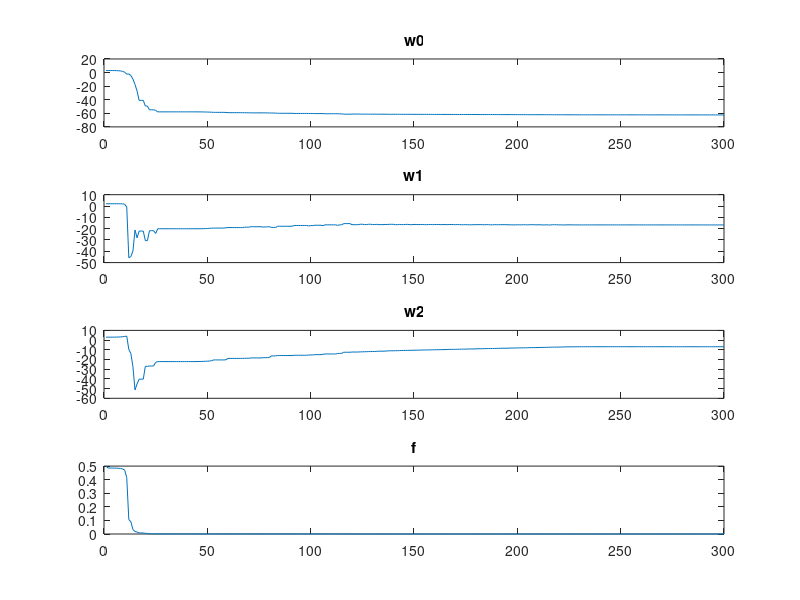

MATLAB code for this plot: (Note: this script raises an error after producing the figure.)
%%
%Trouver les poids a l'aide de la fonction de retro propagation des erreurs
%et de la methode du gradient

dataTrain = load('./DataSimulation/DataTrain_2Classes_Perceptron.mat'); 
x_partiel = dataTrain.data;
x = ones(3,1000);
x(2:3, :) = x_partiel;
c = dataTrain.c; 
N = length(c);
rho = 10e-1; %pas
w0_0 = 3; %initialisation
w1_0 = 2;
w2_0 = 3;
w = [w0_0; w1_0; w2_0];
nbit = 300;
f = [0.5]; %valeur initiale de la fonction de cout

for k = 2:nbit
    
    %Calcul gradient
    z = x'*w(:,k-1);
    y = 1 ./ (1+exp(-z));
    gradF = (1/N) *  ((y - c') .* (y - y.*y))' *x' ;
    
    w(:,k) = w(:,k-1) - rho * gradF';
    
    %Calcul de la fonction de cout
    z = x'*w(:,k);
    y = 1 ./ (1+exp(-z));
    f(k) = 1/(2*N) * sum((y - c').*(y - c'));
       
    %pas variable
    if f(k) <= f(k-1) 
        rho = 2*rho;
    else
        rho = rho/2;
        f(k) = f(k-1);
        w(:,k) = w(:,k-1);
    end
 
end


%affichage
subplot(4,1,1), plot(w(1,:)), title('w0');
subplot(4,1,2), plot(w(2,:)), title('w1');
subplot(4,1,3), plot(w(3,:)), title('w2');
subplot(4,1,4), plot(f(:)), title('f');

%%
%Test

dataTest = load('./DataSimulation/DataTest_2Classes_Perceptron.mat');

cTest = dataTest.cTest;
xTest_partiel = dataTest.dataTest;

xTest = ones(3,1000);
xTest(2:3,1:1000) = xTest_partiel;

NTest = length(xTest);
yTest = zeros(1,NTest);

for i = 1:NTest
    STest = xTest(:,i)'*w(:,end);
    yTest(1,i) = 1/(1+exp(-STest)); %calcul des valeurs de sortie du perceptron
    if yTest(1,i) >= 1/2
        yTest(1,i) = 1;
    else
        yTest(1,i) = 0;
    end
end

it = 0;
for k = 1:1000
    if yTest(1,k) == cTest(k)
        it = it+1 ;
    end
end

fprintf('\nprécision : %d %\n',(it/NTest)*100);

%%
%affichage

%calcul des valeurs du perceptron pour les valeurs x et y du plan.
x1 = -12:0.01:12;
x2 = -12:0.01:12;

for ind1 = 1:length(x1)
    for ind2 = 1:length(x2)
        z1 = w(1,end) + x1(ind1)*w(2,end) + x2(ind2)*w(3,end);
        val_percepton(ind1,ind2) = 1/(1+exp(-z1));
    end
end

hold on;

axis([-12 12 -12 12]);

imagesc(x1, x2, val_percepton); 

plot(xTest(3,1:500), xTest(2,1:500), 'x', 'Color', 'w');
plot(xTest(3,501:1000), xTest(2,501:1000), 'x', 'Color', 'r');

hold off;
